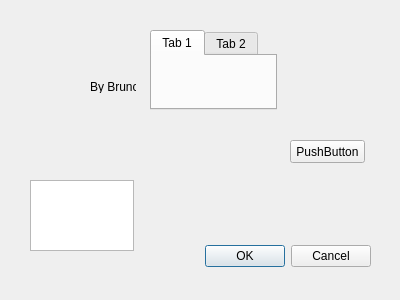
<?xml version="1.0" encoding="UTF-8"?>
<ui version="4.0">
 <class>about</class>
 <widget class="QDialog" name="about">
  <property name="geometry">
   <rect>
    <x>0</x>
    <y>0</y>
    <width>400</width>
    <height>300</height>
   </rect>
  </property>
  <property name="windowTitle">
   <string>Dialog</string>
  </property>
  <widget class="QDialogButtonBox" name="buttonBox">
   <property name="geometry">
    <rect>
     <x>30</x>
     <y>240</y>
     <width>341</width>
     <height>32</height>
    </rect>
   </property>
   <property name="orientation">
    <enum>Qt::Horizontal</enum>
   </property>
   <property name="standardButtons">
    <set>QDialogButtonBox::Cancel|QDialogButtonBox::Ok</set>
   </property>
  </widget>
  <widget class="QLabel" name="label">
   <property name="geometry">
    <rect>
     <x>90</x>
     <y>80</y>
     <width>46</width>
     <height>13</height>
    </rect>
   </property>
   <property name="text">
    <string>By Bruno</string>
   </property>
  </widget>
  <widget class="QPushButton" name="pushButton">
   <property name="geometry">
    <rect>
     <x>290</x>
     <y>140</y>
     <width>75</width>
     <height>23</height>
    </rect>
   </property>
   <property name="text">
    <string>PushButton</string>
   </property>
  </widget>
  <widget class="QTabWidget" name="tabWidget">
   <property name="geometry">
    <rect>
     <x>150</x>
     <y>30</y>
     <width>127</width>
     <height>80</height>
    </rect>
   </property>
   <widget class="QWidget" name="tab">
    <attribute name="title">
     <string>Tab 1</string>
    </attribute>
   </widget>
   <widget class="QWidget" name="tab_2">
    <attribute name="title">
     <string>Tab 2</string>
    </attribute>
   </widget>
  </widget>
  <widget class="QTextEdit" name="textEdit">
   <property name="geometry">
    <rect>
     <x>30</x>
     <y>180</y>
     <width>104</width>
     <height>71</height>
    </rect>
   </property>
   <property name="readOnly">
    <bool>true</bool>
   </property>
  </widget>
 </widget>
 <resources/>
 <connections>
  <connection>
   <sender>buttonBox</sender>
   <signal>accepted()</signal>
   <receiver>about</receiver>
   <slot>accept()</slot>
   <hints>
    <hint type="sourcelabel">
     <x>248</x>
     <y>254</y>
    </hint>
    <hint type="destinationlabel">
     <x>157</x>
     <y>274</y>
    </hint>
   </hints>
  </connection>
  <connection>
   <sender>buttonBox</sender>
   <signal>rejected()</signal>
   <receiver>about</receiver>
   <slot>reject()</slot>
   <hints>
    <hint type="sourcelabel">
     <x>316</x>
     <y>260</y>
    </hint>
    <hint type="destinationlabel">
     <x>286</x>
     <y>274</y>
    </hint>
   </hints>
  </connection>
 </connections>
</ui>
